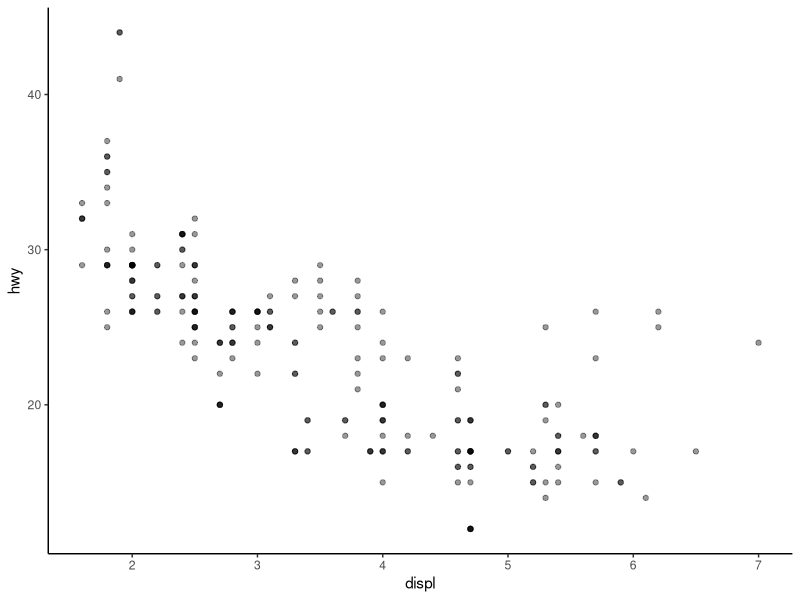
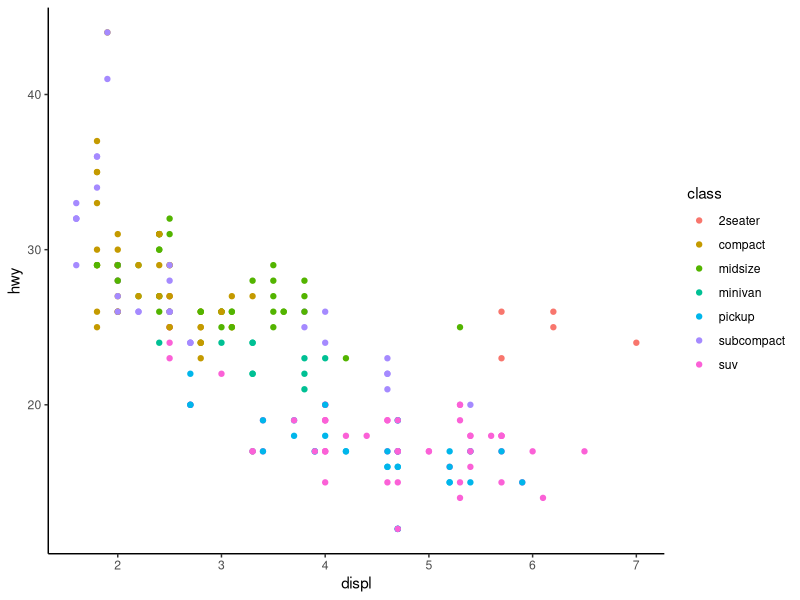
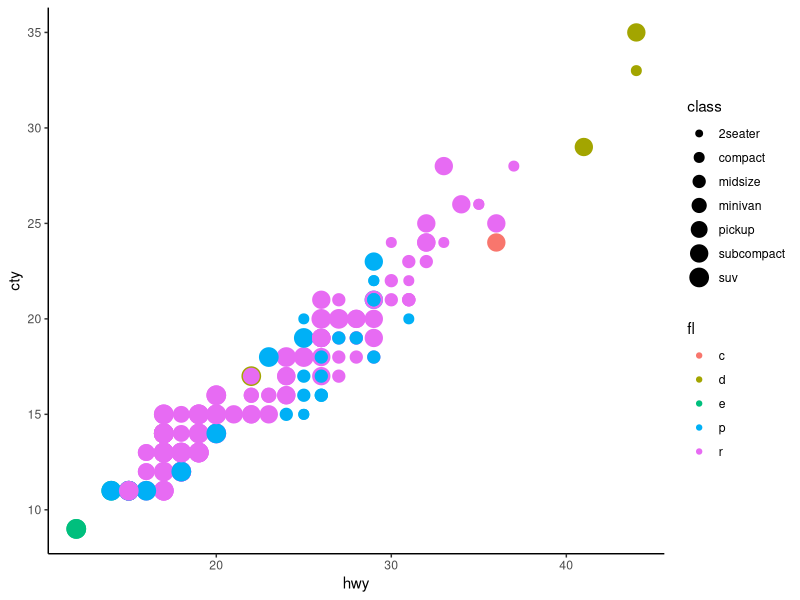
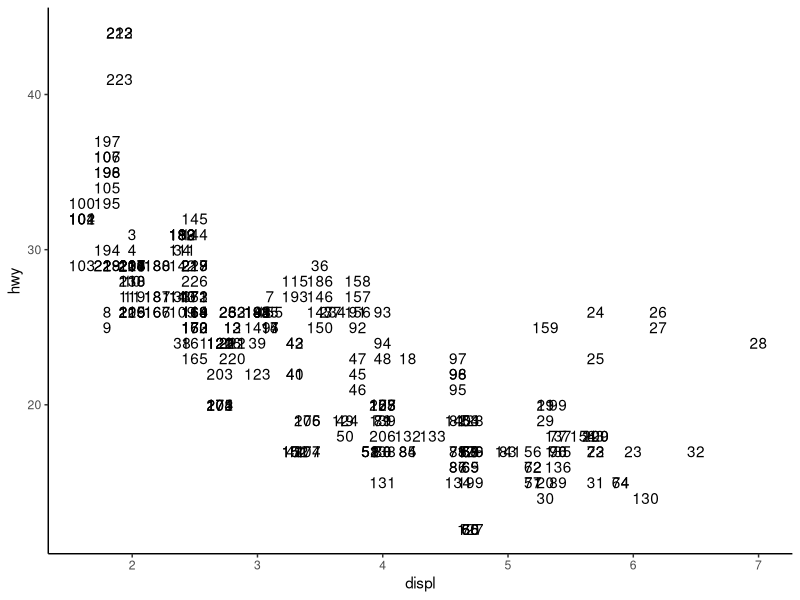
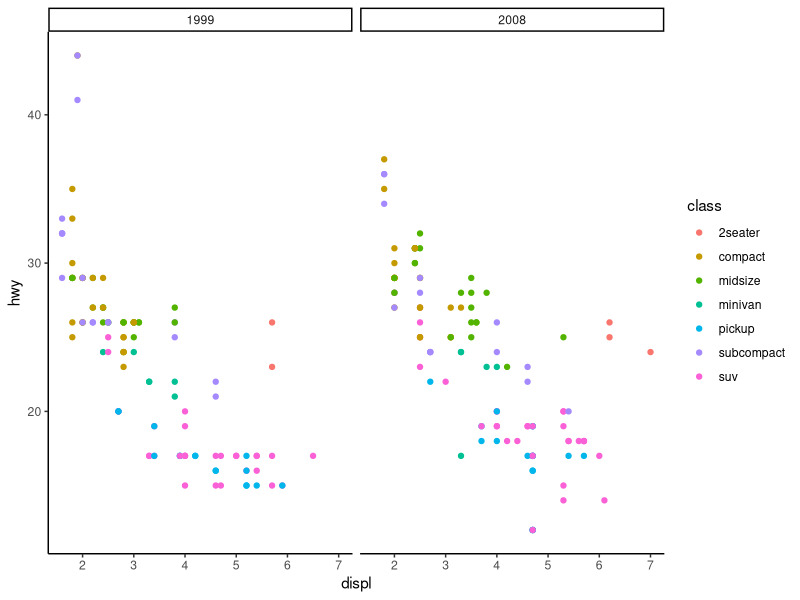
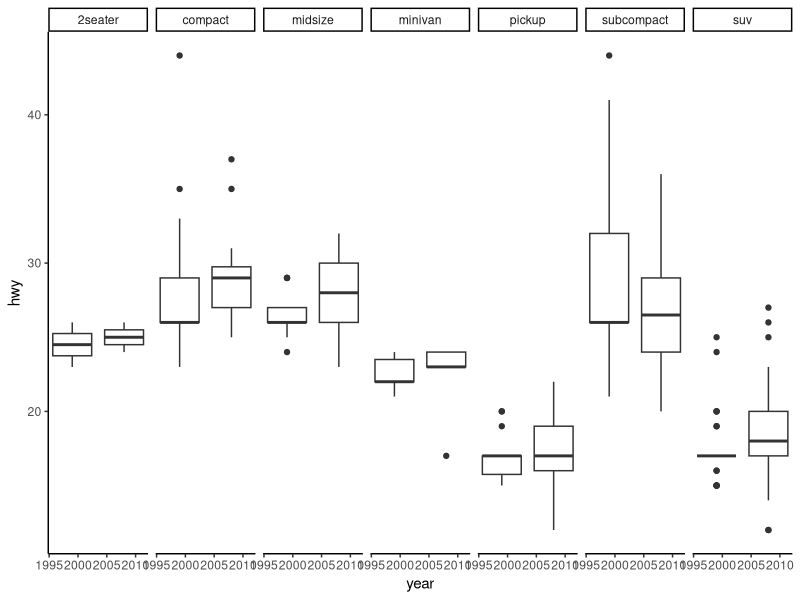
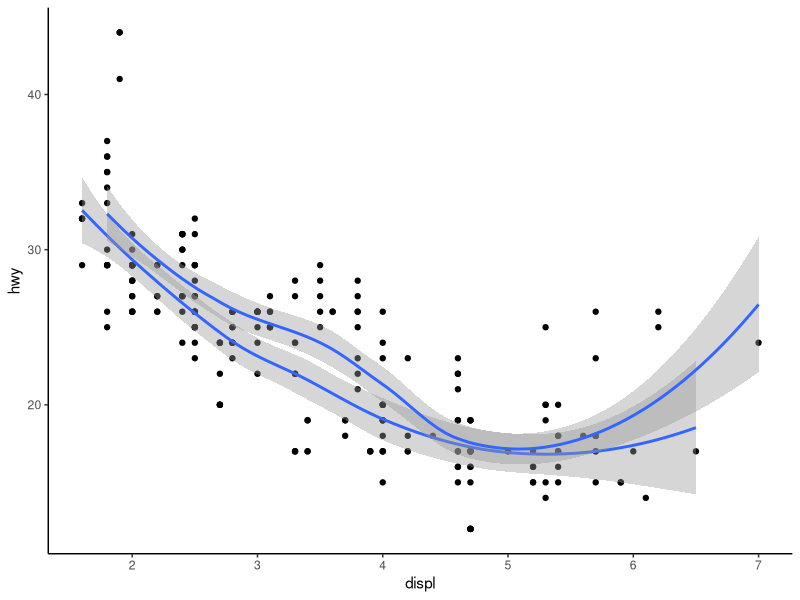
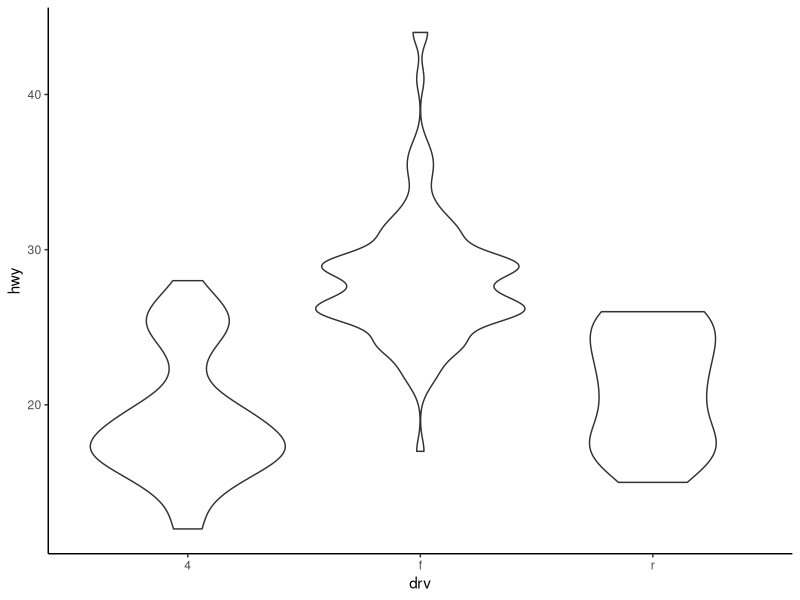

Here is the R script that generated these plots, in order:
## ---- chunk 1
library(tidyverse)
library(ggthemes)
## ---- chunk 2
mpg
## ---- chunk 3
myplot <- ggplot(data=mpg, mapping=aes(x=displ,y=hwy)) +
geom_point(alpha=0.4)  + 
theme_classic()
myplot

## ---- chunk 4
ggplot(mpg,aes(x=displ,y=hwy,color=class)) + geom_point() +
  theme_classic()
## ---- chunk 5
ggplot(mpg,aes(x=hwy,y=cty,size=class,color=fl)) + geom_point() +
  theme_classic()
## ---- chunk 6
ggplot(mpg,aes(x=displ,y=hwy,label=seq(nrow(mpg)))) +
  geom_text() +
  theme_classic()
## ---- chunk 7
ggplot(mpg,aes(x=displ,y=hwy,color= class)) +
  geom_point() +
  facet_wrap( ~ year) +
  theme_classic()

## ---- chunk 8
ggplot(mpg,aes(x=year,y=hwy,group=year)) +
  geom_boxplot() +
  facet_grid( ~ class) +
  theme_classic()

## ---- chunk 9
ggplot(mpg,aes(x=displ,y=hwy,group=year)) +
  geom_point() +
  geom_smooth() +
  #facet_grid( ~ class) +
  theme_classic()

## ---- chunk 10
ggplot(mpg,aes(x=drv,y=hwy)) +
  geom_violin() +
  #facet_grid( ~ class) +
  theme_classic()

## ---- chunk 11
ggplot(mpg,aes(x=displ,y=hwy)) +
  geom_point() +
  geom_smooth() +
  labs(title="Displacement v highway mileage",x="Engine Size",y="Miles per Gallon") +
  theme_classic()

## ---- chunk 12
mytheme <- theme_classic() + 
  theme(text=element_text(size=16))
ggplot(mpg,aes(x=displ,y=hwy)) +
  geom_point() +
  mytheme
## ---- chunk 13
ggplot(mpg,aes(x=fl,fill=class)) +
  geom_bar(position="dodge") +
  mytheme
